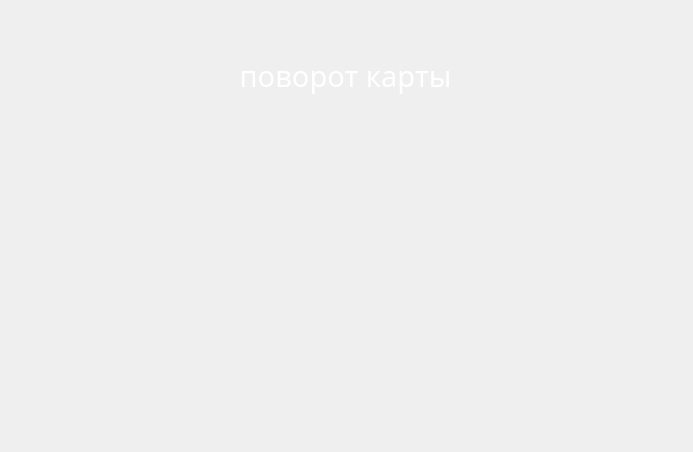
<?xml version="1.0" encoding="UTF-8"?>
<ui version="4.0">
 <class>RotateMenu</class>
 <widget class="QWidget" name="RotateMenu">
  <property name="geometry">
   <rect>
    <x>0</x>
    <y>0</y>
    <width>693</width>
    <height>452</height>
   </rect>
  </property>
  <property name="minimumSize">
   <size>
    <width>693</width>
    <height>452</height>
   </size>
  </property>
  <property name="maximumSize">
   <size>
    <width>693</width>
    <height>452</height>
   </size>
  </property>
  <property name="windowTitle">
   <string>Form</string>
  </property>
  <property name="styleSheet">
   <string notr="true"/>
  </property>
  <widget class="QWidget" name="widget" native="true">
   <property name="geometry">
    <rect>
     <x>0</x>
     <y>0</y>
     <width>692</width>
     <height>456</height>
    </rect>
   </property>
   <property name="minimumSize">
    <size>
     <width>692</width>
     <height>456</height>
    </size>
   </property>
   <property name="maximumSize">
    <size>
     <width>692</width>
     <height>456</height>
    </size>
   </property>
   <property name="styleSheet">
    <string notr="true">#widget
{
	border-image: url(:/Pyramid/fon_next_menu.png);
}</string>
   </property>
   <widget class="QPushButton" name="rotate_move_but">
    <property name="geometry">
     <rect>
      <x>480</x>
      <y>140</y>
      <width>173</width>
      <height>152</height>
     </rect>
    </property>
    <property name="autoFillBackground">
     <bool>false</bool>
    </property>
    <property name="styleSheet">
     <string notr="true"> QPushButton:hover:pressed {
    padding-right: 15px; /* make room for the arrows */
	border-image: url(:/Pyramid/move_orient_n.png);
     border-width: 3;}
 
QPushButton{
     padding-right: 15px; /* make room for the arrows */
	border-image: url(:/Pyramid/move_orient.png);
     border-width: 3;}

 QPushButton:hover {
    padding-right: 15px; /* make room for the arrows */
	border-image: url(:/Pyramid/move_orient.png);
     border-width: 3;}</string>
    </property>
    <property name="text">
     <string/>
    </property>
    <property name="flat">
     <bool>true</bool>
    </property>
   </widget>
   <widget class="QPushButton" name="rotate_noth_but">
    <property name="geometry">
     <rect>
      <x>40</x>
      <y>140</y>
      <width>173</width>
      <height>152</height>
     </rect>
    </property>
    <property name="autoFillBackground">
     <bool>false</bool>
    </property>
    <property name="styleSheet">
     <string notr="true"> QPushButton:hover:pressed {
    padding-right: 15px; /* make room for the arrows */
	border-image: url(:/Pyramid/noth_orient_n.png);
     border-width: 3;}
 
QPushButton{
     padding-right: 15px; /* make room for the arrows */
   	border-image: url(:/Pyramid/noth_orient.png);
     border-width: 3;}

 QPushButton:hover {
    padding-right: 15px; /* make room for the arrows */
    	border-image: url(:/Pyramid/noth_orient.png);
     border-width: 3;}</string>
    </property>
    <property name="text">
     <string/>
    </property>
    <property name="flat">
     <bool>true</bool>
    </property>
   </widget>
   <widget class="QPushButton" name="rotate_south_but">
    <property name="geometry">
     <rect>
      <x>260</x>
      <y>140</y>
      <width>173</width>
      <height>152</height>
     </rect>
    </property>
    <property name="autoFillBackground">
     <bool>false</bool>
    </property>
    <property name="styleSheet">
     <string notr="true"> QPushButton:hover:pressed {
    padding-right: 15px; /* make room for the arrows */
	border-image: url(:/Pyramid/south_orient_n.png);
     border-width: 3;}
 
QPushButton{
     padding-right: 15px; /* make room for the arrows */
	border-image: url(:/Pyramid/south_orient.png);
     border-width: 3;}

 QPushButton:hover {
    padding-right: 15px; /* make room for the arrows */
	border-image: url(:/Pyramid/south_orient.png);
     border-width: 3;}</string>
    </property>
    <property name="text">
     <string/>
    </property>
    <property name="flat">
     <bool>true</bool>
    </property>
   </widget>
   <widget class="QLabel" name="statusVideo_3">
    <property name="geometry">
     <rect>
      <x>40</x>
      <y>50</y>
      <width>611</width>
      <height>51</height>
     </rect>
    </property>
    <property name="palette">
     <palette>
      <active>
       <colorrole role="WindowText">
        <brush brushstyle="SolidPattern">
         <color alpha="255">
          <red>255</red>
          <green>255</green>
          <blue>255</blue>
         </color>
        </brush>
       </colorrole>
       <colorrole role="Text">
        <brush brushstyle="SolidPattern">
         <color alpha="255">
          <red>255</red>
          <green>255</green>
          <blue>255</blue>
         </color>
        </brush>
       </colorrole>
       <colorrole role="ButtonText">
        <brush brushstyle="SolidPattern">
         <color alpha="255">
          <red>255</red>
          <green>255</green>
          <blue>255</blue>
         </color>
        </brush>
       </colorrole>
      </active>
      <inactive>
       <colorrole role="WindowText">
        <brush brushstyle="SolidPattern">
         <color alpha="255">
          <red>255</red>
          <green>255</green>
          <blue>255</blue>
         </color>
        </brush>
       </colorrole>
       <colorrole role="Text">
        <brush brushstyle="SolidPattern">
         <color alpha="255">
          <red>255</red>
          <green>255</green>
          <blue>255</blue>
         </color>
        </brush>
       </colorrole>
       <colorrole role="ButtonText">
        <brush brushstyle="SolidPattern">
         <color alpha="255">
          <red>255</red>
          <green>255</green>
          <blue>255</blue>
         </color>
        </brush>
       </colorrole>
      </inactive>
      <disabled>
       <colorrole role="WindowText">
        <brush brushstyle="SolidPattern">
         <color alpha="255">
          <red>120</red>
          <green>120</green>
          <blue>120</blue>
         </color>
        </brush>
       </colorrole>
       <colorrole role="Text">
        <brush brushstyle="SolidPattern">
         <color alpha="255">
          <red>120</red>
          <green>120</green>
          <blue>120</blue>
         </color>
        </brush>
       </colorrole>
       <colorrole role="ButtonText">
        <brush brushstyle="SolidPattern">
         <color alpha="255">
          <red>120</red>
          <green>120</green>
          <blue>120</blue>
         </color>
        </brush>
       </colorrole>
      </disabled>
     </palette>
    </property>
    <property name="font">
     <font>
      <family>Trebuchet MS</family>
      <pointsize>22</pointsize>
      <stylestrategy>PreferDefault</stylestrategy>
     </font>
    </property>
    <property name="text">
     <string>поворот карты</string>
    </property>
    <property name="alignment">
     <set>Qt::AlignCenter</set>
    </property>
   </widget>
  </widget>
 </widget>
 <resources>
  <include location="../Resources/PyramidWidgets.qrc"/>
 </resources>
 <connections/>
</ui>
